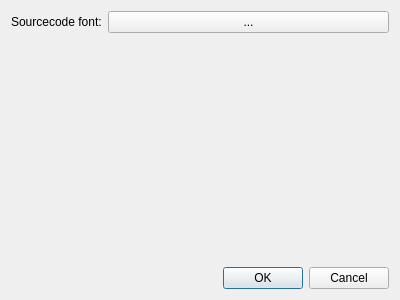
<?xml version="1.0" encoding="UTF-8"?>
<ui version="4.0">
 <class>SettingsDialog</class>
 <widget class="QDialog" name="SettingsDialog">
  <property name="geometry">
   <rect>
    <x>0</x>
    <y>0</y>
    <width>400</width>
    <height>300</height>
   </rect>
  </property>
  <property name="windowTitle">
   <string>Settings</string>
  </property>
  <layout class="QVBoxLayout" name="verticalLayout">
   <item>
    <layout class="QHBoxLayout" name="horizontalLayout">
     <item>
      <widget class="QLabel" name="label">
       <property name="text">
        <string>Sourcecode font:</string>
       </property>
      </widget>
     </item>
     <item>
      <widget class="QPushButton" name="pushButton_selectFont">
       <property name="sizePolicy">
        <sizepolicy hsizetype="MinimumExpanding" vsizetype="Fixed">
         <horstretch>0</horstretch>
         <verstretch>0</verstretch>
        </sizepolicy>
       </property>
       <property name="text">
        <string>...</string>
       </property>
      </widget>
     </item>
    </layout>
   </item>
   <item>
    <spacer name="verticalSpacer">
     <property name="orientation">
      <enum>Qt::Vertical</enum>
     </property>
     <property name="sizeHint" stdset="0">
      <size>
       <width>20</width>
       <height>40</height>
      </size>
     </property>
    </spacer>
   </item>
   <item>
    <widget class="QDialogButtonBox" name="buttonBox">
     <property name="orientation">
      <enum>Qt::Horizontal</enum>
     </property>
     <property name="standardButtons">
      <set>QDialogButtonBox::Cancel|QDialogButtonBox::Ok</set>
     </property>
    </widget>
   </item>
  </layout>
 </widget>
 <resources/>
 <connections>
  <connection>
   <sender>buttonBox</sender>
   <signal>accepted()</signal>
   <receiver>SettingsDialog</receiver>
   <slot>accept()</slot>
   <hints>
    <hint type="sourcelabel">
     <x>248</x>
     <y>254</y>
    </hint>
    <hint type="destinationlabel">
     <x>157</x>
     <y>274</y>
    </hint>
   </hints>
  </connection>
  <connection>
   <sender>buttonBox</sender>
   <signal>rejected()</signal>
   <receiver>SettingsDialog</receiver>
   <slot>reject()</slot>
   <hints>
    <hint type="sourcelabel">
     <x>316</x>
     <y>260</y>
    </hint>
    <hint type="destinationlabel">
     <x>286</x>
     <y>274</y>
    </hint>
   </hints>
  </connection>
 </connections>
</ui>
